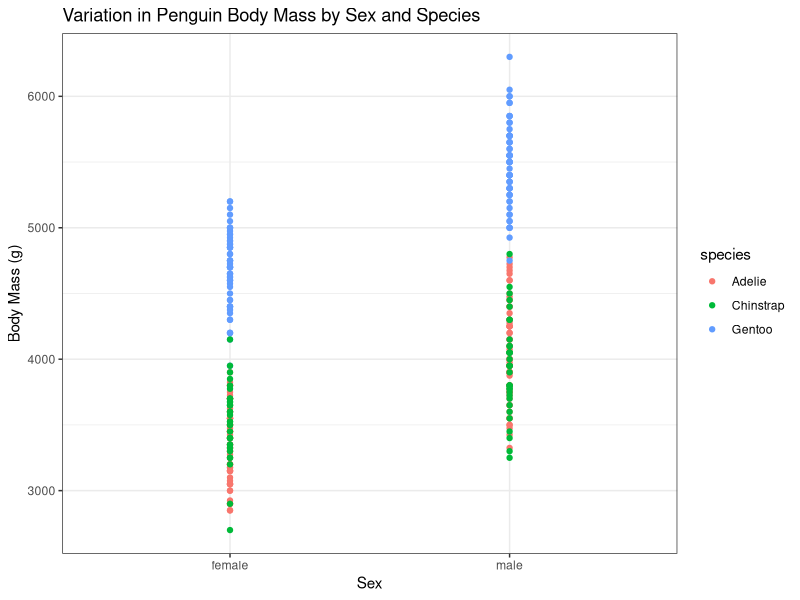
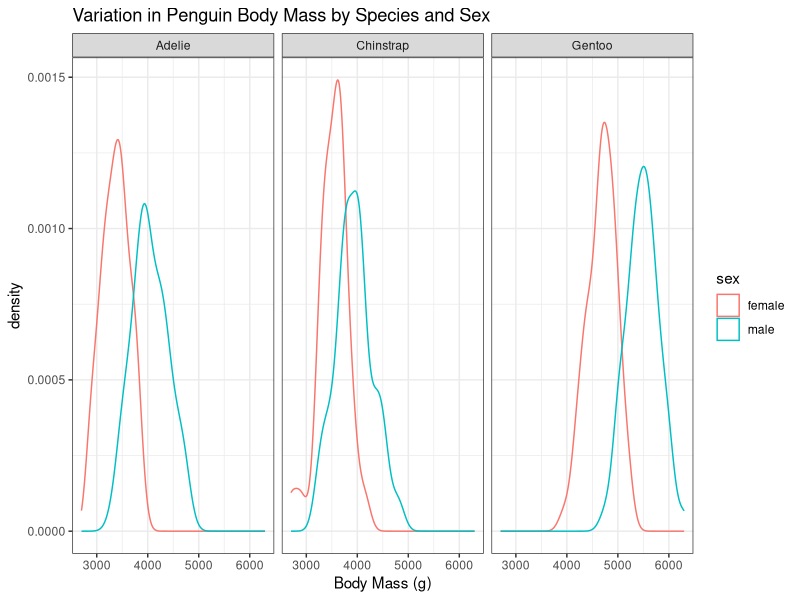

Write the R code that produced these figures, in order.
## ---- chunk 1
knitr::opts_chunk$set(echo = TRUE)
## ---- chunk 2
library(palmerpenguins)
library(knitr)
library(tidyverse)
## ---- chunk 3
penguins%>%
  filter(!is.na(sex)) %>%
  ggplot() + 
  geom_point(aes(x = sex, y = body_mass_g, color = species)) +
  theme_bw() +
  labs(x = "Sex", y = "Body Mass (g)", title = "Variation in Penguin Body Mass by Sex and Species")
## ---- chunk 4
penguins%>%
  filter(!is.na(sex)) %>%
  ggplot() + 
  geom_density(aes(x = body_mass_g, color = sex)) +
  theme_bw() +
  facet_wrap(~ species, nrow = 1) +
  labs(x = "Body Mass (g)", title = "Variation in Penguin Body Mass by Species and Sex")
